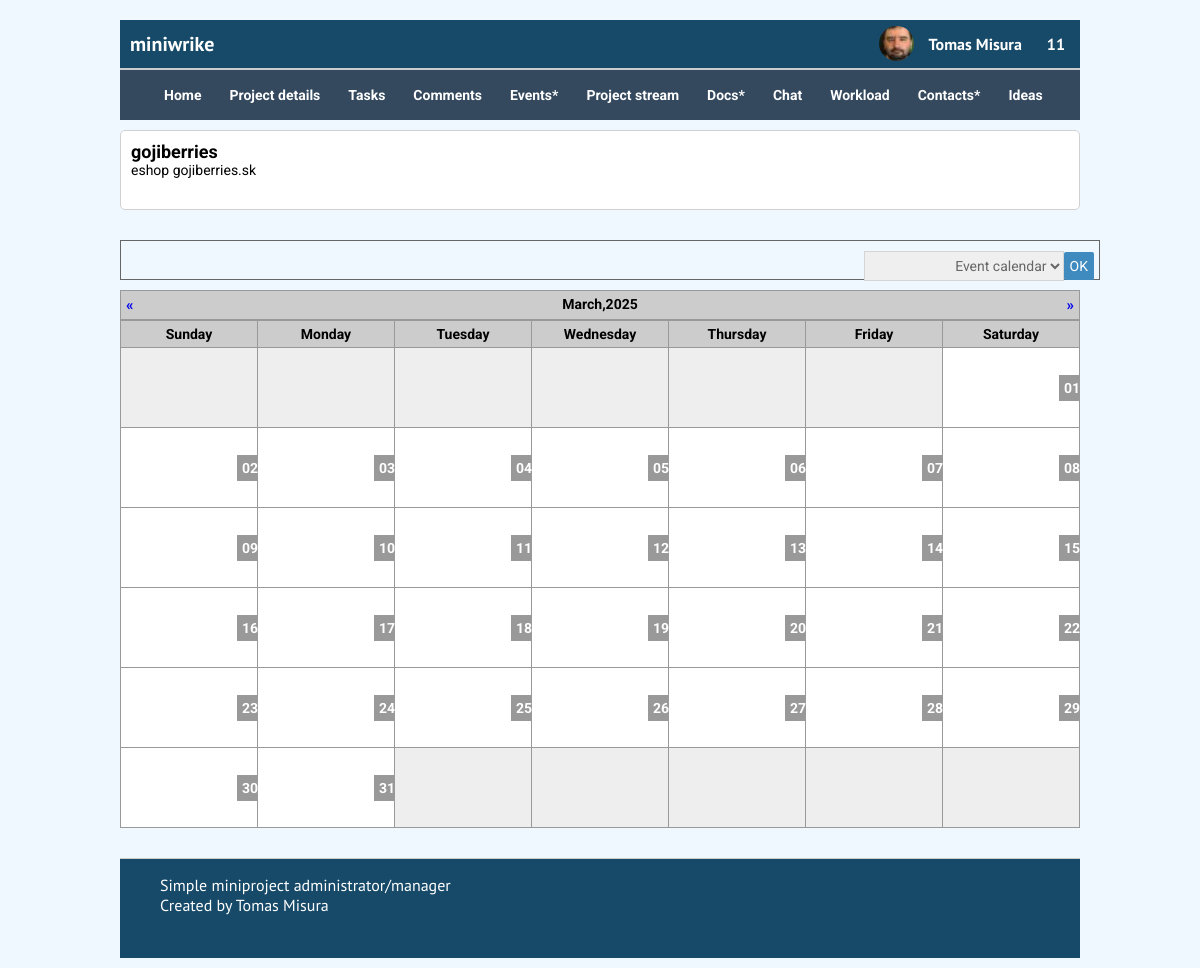
The page /project_calendar.php?project_id=1 (signed in) on the database its author committed.
### tables this page shows
CREATE TABLE IF NOT EXISTS `project_users` (
  `user_id` int NOT NULL AUTO_INCREMENT,
  `full_name` varchar(100) DEFAULT NULL,
  `first_name` varchar(100) DEFAULT NULL,
  `last_name` varchar(100) DEFAULT NULL,
  `login` varchar(100) DEFAULT NULL,
  `password` varchar(50) DEFAULT NULL,
  `email` varchar(100) DEFAULT NULL,
  `phone` varchar(50) DEFAULT NULL,
  `type_of_user` varchar(50) DEFAULT NULL COMMENT 'externy alebo interny user',
  `pref_technology` int DEFAULT NULL,
  `pref_tole` int DEFAULT NULL,
  `profile_photo` varchar(200) DEFAULT 'img/non-avatar.jpg' COMMENT 'profilova fotka',
  `profile_photo_32` varchar(200) DEFAULT 'img/non_avatar_32.jpg',
  `created_date` datetime NOT NULL,
  PRIMARY KEY (`user_id`),
  KEY `technology` (`pref_technology`) USING BTREE,
  CONSTRAINT `project_users_ibfk_1` FOREIGN KEY (`pref_technology`) REFERENCES `project_technologies` (`tech_id`),
  CONSTRAINT `project_users_ibfk_2` FOREIGN KEY (`pref_technology`) REFERENCES `project_technologies` (`tech_id`)
);

CREATE TABLE IF NOT EXISTS `projects` (
  `id` int NOT NULL AUTO_INCREMENT,
  `project_name` varchar(30) NOT NULL,
  `project_code` varchar(20) DEFAULT NULL,
  `country_code` varchar(2) DEFAULT NULL,
  `project_customer` varchar(100) DEFAULT NULL,
  `project_descr` mediumtext NOT NULL,
  `is_favorite` tinyint(1) NOT NULL DEFAULT '0',
  `established_date` datetime NOT NULL,
  `finished_date` datetime DEFAULT NULL,
  `planned_deadline` datetime DEFAULT NULL,
  `project_status` varchar(15) NOT NULL,
  PRIMARY KEY (`id`)
);

### include/functions.php (the view, shortened to what this page needs)
<?php include "dbconnect.php";
function GetUserNameById($user_id) {
	global $db;
	$sql = "SELECT full_name FROM project_users WHERE user_id = $user_id";
	$result = mysqli_query($db, $sql) or die("MySQLi ERROR: " . mysqli_error($db));
	$full_name = "";
	while ($row = mysqli_fetch_array($result)) {
	    $full_name = $row['full_name'];
	}
	return $full_name;
}
function draw_project_calendar($month, $year, $project_id) {
	$calendar = "<table cellpadding='0' cellspacing='0' id='month_calendar'>";
	$previous_month = ($month - 1) > 0 ? $month - 1 : 12;
	$next_month = ($month % 12) + 1;
	$previous_year = $previous_month > $month ? $year - 1 : $year;
	$next_year = $next_month < $month ? $year + 1 : $year;
	$calendar .= "<tr class='calendar-row'><td class='calendar-day-head' colspan='7'><span style='float:left;'><a  style='font-size:15px !important' href='project_calendar.php?project_id=$project_id&date=$previous_month-$previous_year'>&laquo;</a></span> " . date('F', mktime(0, 0, 0, $month, 10)) . "," . $year . " <span style='float:right;'><a href='project_calendar.php?project_id=$project_id&date=$next_month-$next_year' style='font-size:15px !important'>&raquo;</a></span></td></tr>";
	$headings = array('Sunday', 'Monday', 'Tuesday', 'Wednesday', 'Thursday', 'Friday', 'Saturday');
	$calendar .= "<tr class='calendar-row'><td class='calendar-day-head'>" . implode("</td><td class='calendar-day-head'>", $headings) . "</td></tr>";
	$running_day = date('w', mktime(0, 0, 0, $month, 1, $year));
	$days_in_month = date('t', mktime(0, 0, 0, $month, 1, $year));
	$days_in_this_week = 1;
	$day_counter = 0;
	$calendar .= "<tr class='calendar-row'>";
	for ($x = 0; $x < $running_day; $x++):
		$calendar .= "<td class='calendar-day-np'> </td>";
		$days_in_this_week++;
	endfor;
	for ($list_day = 1; $list_day <= $days_in_month; $list_day++):
		if ($list_day > 0 and $list_day < 10) {$list_day = '0' . $list_day;}
		global $db;
		$sql = "SELECT * from project_meetings where date_of_meeting='" . $year . "-" . $month . "-" . $list_day . "' and project_id=$project_id";
		$result = mysqli_query($db, $sql) or die("MySQLi ERROR: " . mysqli_error($db));
		$num = MySQLi_num_rows($result);
		if ($num > 0)
	{ $calendar .= '<td class="calendar-event-day">';} else { $calendar .= '<td class="calendar-day">';}
		$calendar .= "<div class='day-number'><a href='project_calendar.php?view_day=" . $year . "-" . $month . "-" . $list_day . "&project_id=$project_id'>" . $list_day . "</a></div>";
		$calendar .= '</td>';
		if ($running_day == 6):
			$calendar .= '</tr>';
			if (($day_counter + 1) != $days_in_month):
				$calendar .= "<tr class='calendar-row'>";
			endif;
			$running_day = -1;
			$days_in_this_week = 0;
		endif;
		$days_in_this_week++;
		$running_day++;
		$day_counter++;
	endfor;
	if ($days_in_this_week < 8):
		for ($x = 1; $x <= (8 - $days_in_this_week); $x++):
			$calendar .= "<td class='calendar-day-np'> </td>";
		endfor;
	endif;
	$calendar .= '</tr>';
	$calendar .= '</table>';
	return $calendar;
}
function ProjectTitle($project_id) {
	echo "<div class='project_header'>";
	global $db;
	$sql = "SELECT project_name, project_descr from projects where id=$project_id";
	$result = mysqli_query($db, $sql) or die("MySQLi ERROR: " . mysqli_error($db));
	while ($row = mysqli_fetch_array($result)) {
		$project_name = $row['project_name'];
		$project_description = $row['project_descr'];
		echo "<span class='project_name'>$project_name</span>";
		echo "<span class='project_description'>$project_description</span>";
	}
	echo "</div>";
}
function NrofMessages($user_id) {
	global $db;
	$sql = "SELECT COUNT(*) nr_of_msgs from project_mailbox_inbox WHERE receiver_id=$user_id";
	$result = mysqli_query($db, $sql) or die("MySQLi ERROR: " . mysqli_error($db));
	while ($row = mysqli_fetch_array($result)) {
		$nr_of_msgs = $row['nr_of_msgs'];
	}
	return $nr_of_msgs;
}

### include/header.php (shortened to what this page needs)
<div id="header">
	<div class="header_title">miniwrike</div>
	<div class="logged_user">
				<div class="user_picture">
    			<?php
              $image = "img/users_pics/" . $_SESSION['user_id'] . "/user_" . $_SESSION['user_id'] . "_32x32.jpg";
              echo "<img src='" . $image . "' alt='" . $_SESSION['user_id'] . "' class='circle'>";
              ?>
    			</div>
    			<a href="project_user_profile.php?user_id=<?php echo $_SESSION['user_id'] ?>"><?php echo GetUserNameByid($_SESSION['user_id']) ?></a></li>
    			<?php
              $msg_count = NrofMessages($_SESSION['user_id']);
              echo "<a href='project_inbox.php?user_id=1' class='small-blue-badge'>$msg_count</a>";
              ?>
		</div>
</div>

### css/style.css (style rules this page uses)
* { box-sizing: border-box; }
body { background: aliceblue; outline: 0; font-family: 'Roboto', sans-serif; font-size: 14px; margin: 0; }
.project_header { width: 100%; display: flex; justify-content: flex-start; min-height: 80px; margin-top: 10px; margin-bottom: 10px; flex-direction: column; border: 1px #d1d1d1 solid; padding: 10px; box-sizing: border-box; background: white; border-radius: 5px; }
.project_name { width: 100%; font-size: 18px; font-weight: bold; box-sizing: border-box; }
.project_description { width:100%; font-size: 14px; text-transform: lowercase; }
#header { display: flex; align-items: center; justify-content: flex-end; width: 100%; border-bottom: 2px #ccc solid; height: 50px; font-family: 'PT Sans', sans-serif; font-size: 20px; font-weight: bold; background: #174a69; color: #fff; }
.user_picture { width: 50px; height: 50px; text-align: center; float: left; }
.header_title { display: flex; align-items: center; justify-content: flex-start; width: 100%; box-sizing: border-box; text-indent: 10px; height: 100%; }
.logged_user { width: 50%; height: 100%; display: flex; justify-content: flex-end; background: #174a69; font-size: 16px; align-items: center; gap:5px; }
.logged_user a { color: #fff; text-decoration: none; padding: 5px 10px; }
.circle { float: left; border-radius: 50%; width: 35px; height: 35px; background: #fff; margin-left: 15px; margin-top: 7px; background-position: center; }
#middle a { text-decoration: none; }
#month_calendar { margin-top: 10px; border-left: 1px solid #999; width: 100%; }
.calendar-day { height: 80px; font-size: 11px; position: relative; background: #fff }
.calendar-day-np { background: #eee; min-height: 80px; }
.calendar-day-head { background: #ccc; font-weight: bold; text-align: center; width: 120px; padding: 5px; border-bottom: 1px solid #999; border-top: 1px solid #999; border-right: 1px solid #999; }
.day-number { background: #999; padding: 5px; color: #fff; font-weight: bold; float: right; margin-top: 0px; margin-right: 0px; width: 20px; text-align: center; }
.day-number a { color: #fff !important; font-size: 14px }
.calendar-day, .calendar-day-np, .calendar-event-day { width: 120px; border-bottom: 1px solid #999; border-right: 1px solid #999; min-height: 80px }

### rows shown on the page
project_users: full_name "Tomas Misura"
projects: project_name "gojiberries", project_descr "eshop gojiberries.sk"

### other values the page prints
$msg_count "11"
date('F', mktime(0, 0, 0, $month, 10)) "March"
$year "2025"
implode("</td><td class='calendar-day-head'>", $headings) "Sunday Monday Tuesday Wednesday Thursday Friday Saturday"
